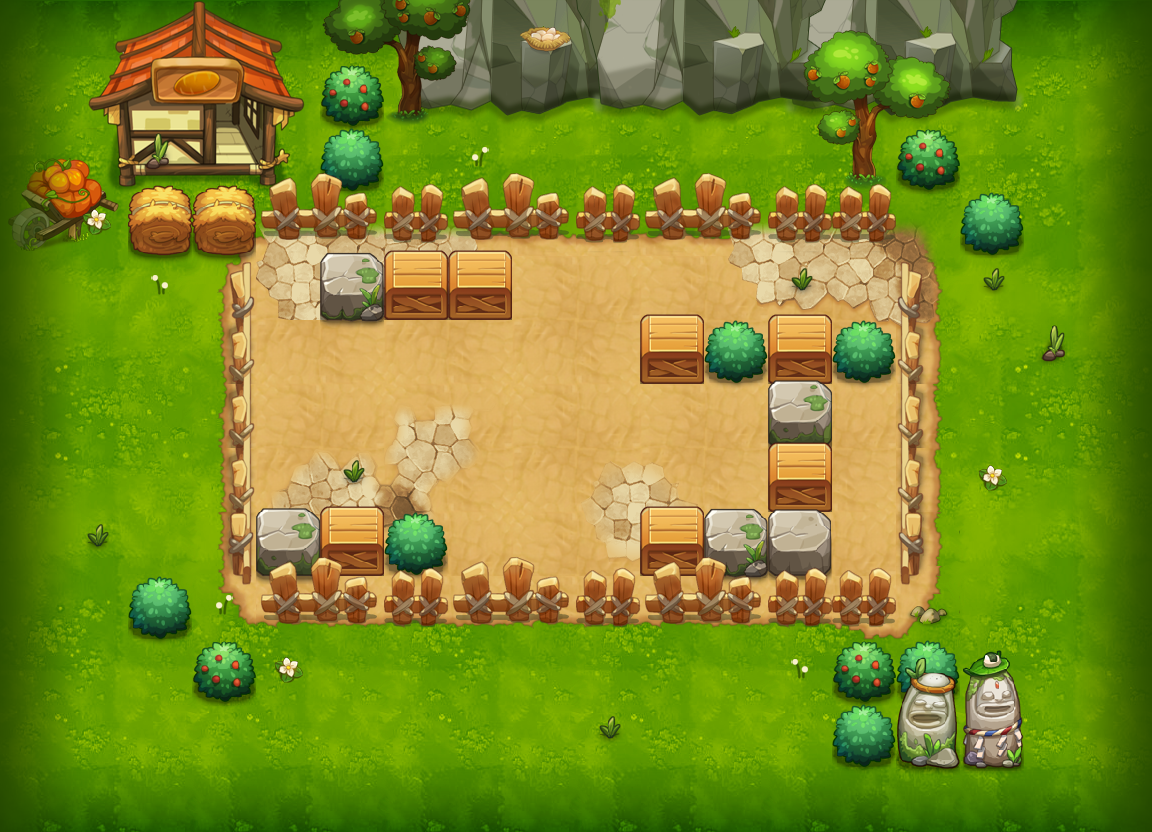

Tiled map render using the project's own tile images. Description and the map definition, with tile-layer contents summarised, below:
An orthogonal 18x13 tile map with 64x64 px tiles, 14 tile layers (PASS, 块层 2, 块层 14, 块层 13, ...) and 4 objects (3x MONSTER, PLAYER).

<map version="1.0" orientation="orthogonal" width="18" height="13" tilewidth="64" tileheight="64">
 <properties>
  <property name="DESTRY1" value="149" />
  <property name="DESTRY2" value="224" />
  <property name="DESTRY3" value="144" />
  <property name="DESTRY4" value="177" />
  <property name="DESTRY5" value="141" />
  <property name="DESTRY6" value="170" />
  <property name="DESTRY7" value="173" />
  <property name="DESTRY_COUNT" value="7" />
  <property name="EXP" value="50" />
  <property name="ITEM" value="D001" />
  <property name="MONEY" value="75" />
 </properties>
 <tileset firstgid="1" name="xzdxc" tilewidth="64" tileheight="64">
  <image source="xzdxc-hd.png" width="1000" height="2048" />
 </tileset>
 <layer name="PASS" width="18" height="13">
  <data>[234 cells, 199 non-empty, 41 distinct tile ids]</data>
 </layer>
 <layer name="块层 2" width="18" height="13">
  <data>[234 cells, 84 non-empty, 24 distinct tile ids]</data>
 </layer>
 <layer name="块层 14" width="18" height="13">
  <data>[234 cells, 0 non-empty, 0 distinct tile ids]</data>
 </layer>
 <layer name="块层 13" width="18" height="13">
  <data>[234 cells, 46 non-empty, 42 distinct tile ids]</data>
 </layer>
 <layer name="块层 4" width="18" height="13">
  <data>[234 cells, 42 non-empty, 25 distinct tile ids]</data>
 </layer>
 <layer name="块层 14" width="18" height="13">
  <data>[234 cells, 27 non-empty, 20 distinct tile ids]</data>
 </layer>
 <layer name="块层 3" width="18" height="13">
  <data>[234 cells, 75 non-empty, 36 distinct tile ids]</data>
 </layer>
 <layer name="块层 5" width="18" height="13">
  <data>[234 cells, 67 non-empty, 7 distinct tile ids]</data>
 </layer>
 <layer name="SHELTER 8" width="18" height="13">
  <data>[234 cells, 10 non-empty, 3 distinct tile ids]</data>
 </layer>
 <layer name="SHELTER 7" width="18" height="13">
  <data>[234 cells, 7 non-empty, 5 distinct tile ids]</data>
 </layer>
 <layer name="SHELTER 6" width="18" height="13">
  <data>[234 cells, 1 non-empty, 1 distinct tile ids]</data>
 </layer>
 <layer name="SHELTER 5" width="18" height="13">
  <data>[234 cells, 1 non-empty, 1 distinct tile ids]</data>
 </layer>
 <layer name="SHELTER 4" width="18" height="13">
  <data>[234 cells, 2 non-empty, 1 distinct tile ids]</data>
 </layer>
 <layer name="SHELTER 3" width="18" height="13">
  <data>[234 cells, 3 non-empty, 2 distinct tile ids]</data>
 </layer>
 <objectgroup name="对象层 1" width="36" height="26">
  <object name="PLAYER" type="PLAYER" x="320" y="384" width="64" height="64" />
  <object name="20001" type="MONSTER" x="832" y="512" width="64" height="64">
   <properties>
    <property name="mid" value="20001" />
   </properties>
  </object>
  <object name="20002" type="MONSTER" x="512" y="448" width="64" height="64">
   <properties>
    <property name="mid" value="20002" />
   </properties>
  </object>
  <object name="20003" type="MONSTER" x="576" y="256" width="64" height="64">
   <properties>
    <property name="mid" value="20003" />
   </properties>
  </object>
 </objectgroup>
</map>
